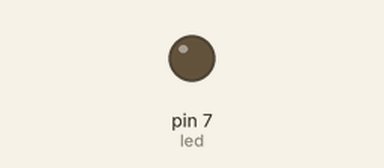
Simulated run of this sketch. Board: Arduino Uno, built with avr-gcc and run on an emulated ATmega328P. Shown: output pins drawn as LEDs (lit = HIGH). What the sketch prints to the serial monitor is not drawn.

Above: at 2.4 s.
At 57.9 s:
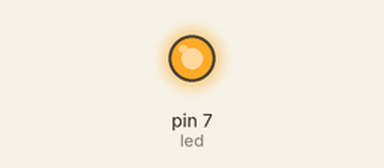
Timing chart, 0 to 63.3 s (numbered marks = the images above):
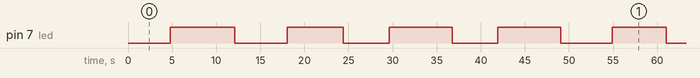

The sketch:

aufgabe-01.4_lsg.ino
```cpp
// Aufgabe 1.4, Version 2015-04-13
// Lösung von Rania rania_wittenberg@hotmail.com, Tim tw@ens-fiti.de, Michael Michael@hufschmidt-web.de
int swli = 4;
int swre = 9;
int led = 7;
byte bright = 0;

void setup() {
  pinMode(led, OUTPUT);
  analogWrite(led, bright);
  Serial.begin(9600);
}

void loop() {
  if ((millis() % 10) == 0) {
    // alle 10 ms
    bright++ ;
  }
  analogWrite(led, bright);
  Serial.println(bright);
}
```

Measured:
- by itself, pin 7 (led): moves between LOW and HIGH, repeating every 48.7 s
